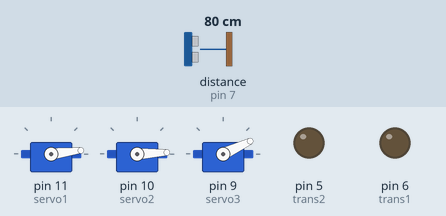
Simulated run of this sketch. Board: Arduino Uno, built with avr-gcc and run on an emulated ATmega328P. Shown: 3 × servo, output pins drawn as LEDs (lit = HIGH). Wiring (inferred from the names in the program): ultrasonic range finder: trigger pin 7; echo pin 7. The inputs (shaded band) are chosen by the test bench; at power-on: distance to the obstacle (sensor on pin 7) 80 cm. The echo pulse lasts 58.3 µs per cm.

Above: at 0.3 s.
At 30.3 s:
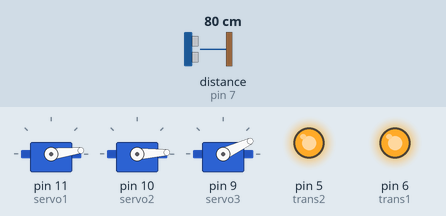
At 36.51 s:
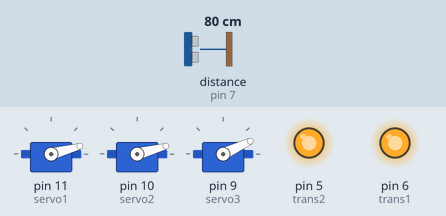
At 37.81 s:
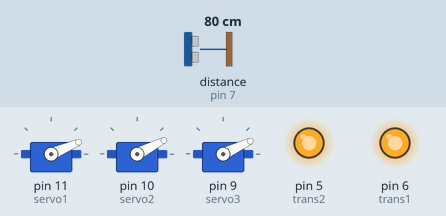
At 40.04 s:
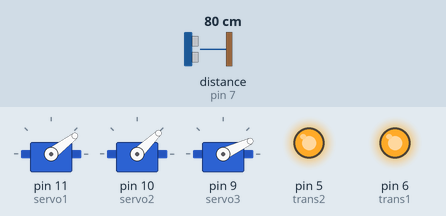
Timing chart, 0 to 40.2 s (numbered marks = the images above):
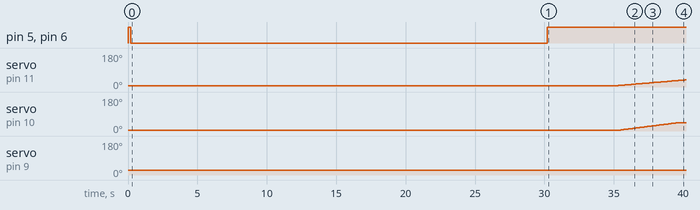

Measured:
- by itself, pin 5 (trans2), pin 6 (trans1): HIGH → LOW at 0.20 s, → HIGH 30.0 s later
- by itself, servo on pin 11 (servo1): moves from 7° to 38° over 4.8 s
- by itself, servo on pin 10 (servo2): moves from 3° to 44° over 4.3 s

The sketch:

abanico_kike1.ino
```cpp
#include <VarSpeedServo.h>

//Servos                             // create variable speed servo objects to control a servos 1-3
  VarSpeedServo servo1;              // Servo to tilt Fan ------------ on digital PIN 11
  VarSpeedServo servo2;	             // Servo to open and close Fan -- on digital PIN 10
  VarSpeedServo servo3;              // 360° Servo to rotate Base ---- on digital PIN 9
                                     //   0° =  800 Microseconds
                                     // 180° = 1350 Microseconds
                                     // 360° = 1955 Microseconds

// Transistors to switch Servos On/Off
  int trans1 = 6;                    // transistor to switch Servo 1 - on digital Pin 6
  int trans2 = 5;                    // transistor to switch Servo 2 - on digital Pin 5
//int trans3 = 3;                    // DISABLED IN THE 360° Version - interferes with the servo positioning
                                     // transistor to switch Servo 3 - on digital Pin 3

// Counter
  int counter;                       // initialize a counter to count how often the distance has been measured
  int wait = 31500;		     // initialize a delay for the calibration movement - every 31500 measurements (approx. every 1h)

// Distance measurement
  const int pingPin = 7;             // Grove Ultrasonic Ranger ------ on digital Pin 7
  int threshold;                     // Threshold level digital input (Ultra Sonic Ranger)
  int potpin = A0;                   // Potentiometer to adjust distance Threshold from 100 to 150 cm --- on Analog PIN 0
  int potval;                        // Variable to read Potentiometer Value

//sequences
servoSequencePoint slow[] = {{100,20},{70,20},{120,50}}; // go to position 100 at speed of 20, position 20 speed 20, position 60, speed 50
servoSequencePoint twitchy[] = {{0,255},{180,40},{90,127},{120,60}};
int pos, pos2;
int inside=0;

void setup() {
// initialize serial communication:
   Serial.begin(9600);

// Settings for Transistors and Servos
   pinMode(trans1, OUTPUT);          // initialize the Transistors 1 - 3 as output:
   pinMode(trans2, OUTPUT);
// pinMode(trans3, OUTPUT);          // DISABLED IN THE 360° Version - interferes with the servo positioning

   digitalWrite(trans1, HIGH);       // Set default state of Transistors 1 - 3 to LOW :
   digitalWrite(trans2, HIGH);
// digitalWrite(trans3, HIGH);       // DISABLED IN THE 360° Version - interferes with the servo positioning
   delay(100);

   servo1.attach(11);                // Servo 1 (Fan Tilt) on pin 11
   servo1.writeMicroseconds(620);    // variable speed servo1 position in Microdseconds
   servo2.attach(10);                // Servo 2 (Fan open/close) on pin 10
   servo2.writeMicroseconds(580);    // variable speed servo2 position in Microdseconds
   servo3.attach(9);                 // Servo 3 (Base rotation) on pin 9
   servo3.writeMicroseconds(800);    // variable speed servo3 position in Microdseconds
   delay(100);

   digitalWrite(trans1, LOW);        // Set default state of Transistors 1 - 3 to LOW :
   digitalWrite(trans2, LOW);
   //digitalWrite(trans3, LOW);	     // DISABLED IN THE 360° Version - interferes with the servo positioning

   //read values for threshold of ping sensor
   potval = analogRead(potpin);                  // reads the value of the potentiometer (value 0 to 1023)
   threshold = map(potval, 0, 1023, 100, 150);   // scale it to set distance Threshold between 100 and 150cm
}

// settings for UltraSonicRanger
  long microsecondsToCentimeters(long microseconds)
{
  // The speed of sound is 340 m/s or 29 microseconds per centimeter.
  // The ping travels out and back, so to find the distance of the
  // object we take half of the distance travelled.
  return microseconds / 29 / 2;
}


void loop(){


// Setting for the UltraSonicRanger
  counter += 1;
  // establish variables for duration of the ping,
  // and the distance result in inches and centimeters:
  long duration, cm;

  // The PING))) is triggered by a HIGH pulse of 2 or more microseconds.
  // Give a short LOW pulse beforehand to ensure a clean HIGH pulse:
  pinMode(pingPin, OUTPUT);
  digitalWrite(pingPin, LOW);
  delayMicroseconds(2);
  digitalWrite(pingPin, HIGH);
  delayMicroseconds(5);
  digitalWrite(pingPin, LOW);

  // The same pin is used to read the signal from the PING))): a HIGH
  // pulse whose duration is the time (in microseconds) from the sending
  // of the ping to the reception of its echo off of an object.
  pinMode(pingPin, INPUT);
  duration = pulseIn(pingPin, HIGH);

  // convert the time into a distance
  cm = microsecondsToCentimeters(duration);

  int digitalValue = microsecondsToCentimeters(duration);


/////////////////////////////////////////
//loop/////  Full movement of the fan ///
/////////////////////////////////////////
//servo 1 down value=4                 //
//        up   value=1400              //
//servo 2    closed value value=580    //
//           45º open     value = 725
//           open 2100
//
//servo3  init value=800               //
//        90º  value=1000              //
/////////////////////////////////////////

 if(digitalValue < threshold) {                 // If the measured distance drops below Threshold start full movement of the fan
   if(inside==0){
	counter = 0;                            // reset counter to 0
        inside=1;


    //TEST SERVO1


     wakeUp();
     //hello();

     inside=0;

   } //inside
  }
}

void hello() {
  //go up, open 45º and wait
     servo1.slowmove(1350, 16);
     servo2.slowmove(1000,30);
     delay(3000);
   //open fan down and rest
     servo2.slowmove(2100,150);
     delay(500);
     digitalWrite(trans2, LOW);
   //abanicando like a real fun
     servo3.slowmove(1000,120);
     delay(500);
     servo3.slowmove(800,120);
     delay(500);
     servo3.slowmove(1000,120);
     delay(500);
     servo3.slowmove(800,120);
     delay(500);
   //close fast and rest
     digitalWrite(trans2, HIGH);
     servo2.slowmove(580,150);
     servo1.slowmove(620,150);    //go home
     delay(500);
     digitalWrite(trans1, LOW);
     digitalWrite(trans2, LOW);
     delay(3000);
   //play compas
     digitalWrite(trans1, HIGH);
     digitalWrite(trans2, HIGH);
     //compas();
     doCompas(0, 12, 300, 620, 850, 40, 1, 150);
     digitalWrite(trans1, LOW);
     digitalWrite(trans2, LOW);
   //open all slowly
     digitalWrite(trans1, HIGH);
     digitalWrite(trans2, HIGH);
     servo1.slowmove(1700,25);
     servo2.slowmove(1800,35);
     delay(3000);
   //turn a bit around
     servo3.slowmove(1300,20);
     delay(3000);
     servo3.slowmove(800,20);
     delay(3000);
   //close almost
     servo2.slowmove(880,50);
     servo1.slowmove(920,50);
     delay(3000);
   //turn around like looking
     servo3.slowmove(900,50);
     delay(1000);
     servo3.slowmove(800,10);
     delay(2000);
     servo3.slowmove(700,10);
     delay(1000);
     servo3.slowmove(850,10);
     delay(1000);
     servo3.slowmove(950,10);
   //close all fast and rest
     servo2.slowmove(580,150);
     servo1.slowmove(620,150);
     delay(1000);

     digitalWrite(trans1, LOW);
     digitalWrite(trans2, LOW);

     delay(3000);
}


void doCompas(int tCompas,int nCompas, int tempo, int pos1, int pos2, int pos3, int nServo, int vel){

  if(nServo==1){
    for(int i=0;i<nCompas;i++){
      if(i==0 || i==2 || i==5 || i==7 || i==9){  //accent
       servo1.slowmove(pos1,vel);
       delay(tempo);
       servo1.slowmove(pos1,pos3);
       delay(tempo);
      } else{                                    //no accent
        servo1.slowmove(pos1,vel);
       delay(tempo);
       servo1.slowmove(pos2,vel);
       delay(tempo);
      }
    }
    servo1.slowmove(pos1,vel);
  }

  if(nServo==2){
    for(int i=0;i<nCompas;i++){
       servo2.slowmove(pos1,vel);
       delay(tempo);
       servo2.slowmove(pos2,vel);
       delay(tempo);
    }
    servo2.slowmove(pos1,vel);
  }

  if(nServo==3){
    for(int i=0;i<nCompas;i++){
       servo3.slowmove(pos1,vel);
       delay(tempo);
       servo3.slowmove(pos2,vel);
       delay(tempo);
    }
  }

}

void wakeUp(){
    delay(30000);
    //start transistors
    digitalWrite(trans1, HIGH);       //enable transistors
    digitalWrite(trans2, HIGH);
    delay(5000);
  //go up, open 45º and wait
     servo1.slowmove(1350,4);
     servo2.slowmove(1000,6);
     delay(20000);
   //open yourself
     servo1.slowmove(1000,4);
     servo2.slowmove(1700,8);
     servo3.slowmove(900,4);
     delay(5000);
     servo2.slowmove(1500,8);
     servo3.slowmove(750,4);
     delay(5000);
     servo2.slowmove(1700,8);
     servo3.slowmove(800,4);
     delay(5000);
     //cierra despacio y descansa
     servo1.slowmove(620,5);    //go home
     servo2.slowmove(580,5);
     delay(13000);
     //un poco de compas
     doCompas(0, 2, 600, 580, 650, 40, 2, 50);
     delay(2000);
     doCompas(0, 1, 600, 580, 750, 40, 2, 25);
     delay(2000);
     doCompas(0, 2, 600, 580, 650, 40, 2, 50);
     delay(10000);
     digitalWrite(trans1, LOW);
     digitalWrite(trans2, LOW);
   //open fan down and rest
     //servo2.slowmove(2100,150);
     //delay(500);
     //digitalWrite(trans2, LOW);
}

/* //old compas way
void compas() {

     servo1.slowmove(620,150);
     delay(300);
     servo1.slowmove(850,150);
     delay(300);
     servo1.slowmove(620,150);
     delay(300);
     servo1.slowmove(850,150);
     delay(300);
     servo1.slowmove(620,150);
     delay(300);
     servo1.slowmove(850,150);
     delay(300);
     servo1.slowmove(620,150);
     delay(300);
     servo1.slowmove(850,150);
     delay(300);
     servo1.slowmove(620,150);
     delay(300);
     servo1.slowmove(850,150);
     delay(300);
     servo1.slowmove(620,150);
     delay(300);
     servo1.slowmove(850,150);
     delay(300);
     servo1.slowmove(620,150);
     delay(300);
     servo1.slowmove(850,150);
     delay(300);
     servo1.slowmove(620,150);
     delay(300);
     servo1.slowmove(850,150);
     delay(300);
     servo1.slowmove(620,150);
     delay(300);
     servo1.slowmove(850,150);
     delay(300);
     servo1.slowmove(620,150);
     delay(300);
     servo1.slowmove(850,150);
     delay(300);
     servo1.slowmove(620,150);
     delay(300);
     servo1.slowmove(850,150);
     delay(300);
     servo1.slowmove(620,150);
     delay(300);
     servo1.slowmove(850,150);
     delay(300);
}
*/
```
